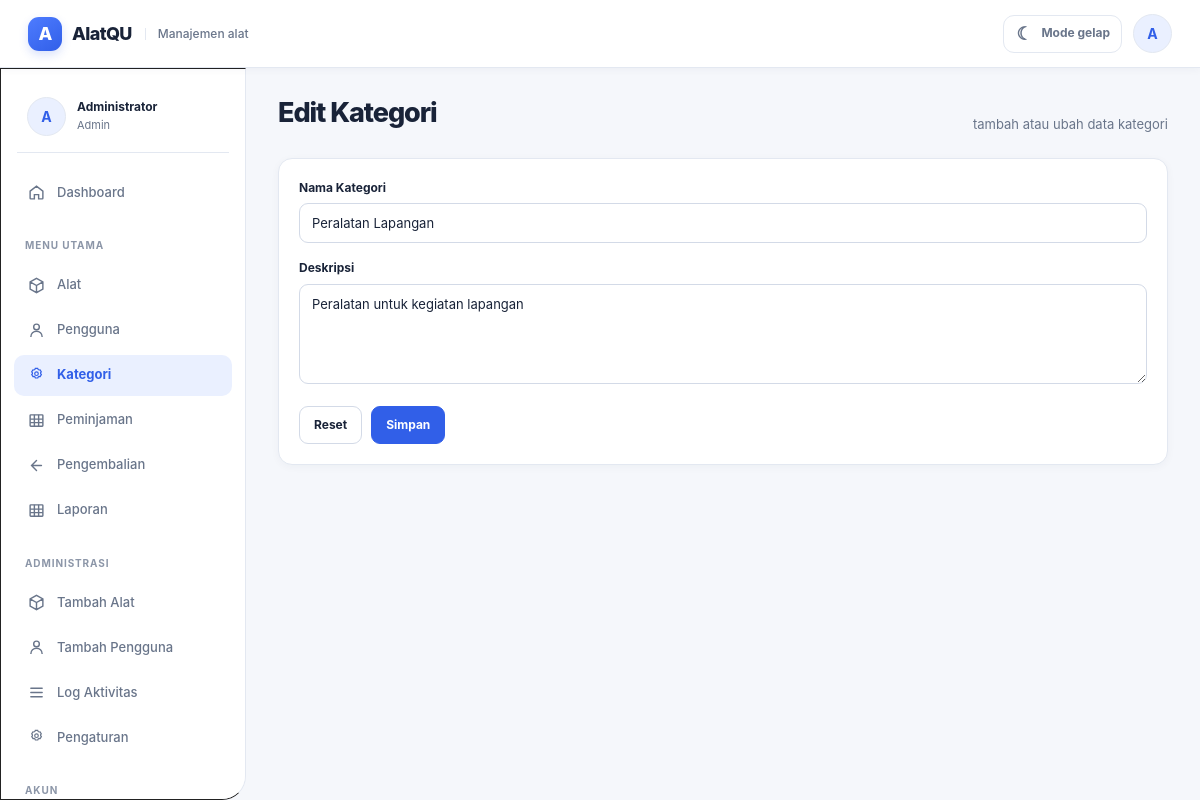
Screenshot of /index.php?route=kategori/edit/5 (signed in) with the database file from the repository.
### tables this page shows
CREATE TABLE kategori(
  id INT UNSIGNED AUTO_INCREMENT PRIMARY KEY,
  nama_kategori VARCHAR(100) NOT NULL UNIQUE,
  deskripsi TEXT,
  created_at TIMESTAMP DEFAULT CURRENT_TIMESTAMP,
  updated_at TIMESTAMP DEFAULT CURRENT_TIMESTAMP ON UPDATE CURRENT_TIMESTAMP
);

### controllers/KategoriController.php (called while the page is built, shortened)
<?php
require_once __DIR__ . '/../config/database.php';
require_once __DIR__ . '/../models/Kategori.php';
class KategoriController
{
    private $model;
    public function __construct()
    {
        $this->db = Database::getConnection();
        $this->model = new Kategori($this->db);
    }
    public function form($id = null)
    {
        $item = $id ? $this->model->find($id) : null;
        require __DIR__ . '/../views/kategori/' . ($id ? 'edit' : 'create') . '.php';
    }
}

### index.php (called while the page is built)
<?php
require __DIR__ . '/router.php';

### config/database.php (called while the page is built, shortened)
<?php
require_once __DIR__ . '/config.php';
class Database
{
    private static $pdo = null;
    public static function getConnection(): PDO
    {
        $dsn = 'mysql:host=' . DB_HOST . ';port=' . DB_PORT . ';dbname=' . DB_NAME . ';charset=utf8mb4';
        try {
            self::$pdo = new PDO($dsn, DB_USER, DB_PASS, array(
                PDO::ATTR_ERRMODE => PDO::ERRMODE_EXCEPTION,
                PDO::ATTR_DEFAULT_FETCH_MODE => PDO::FETCH_ASSOC,
                PDO::ATTR_EMULATE_PREPARES => false,
            ));
        } catch (PDOException $e) {
            error_log('[NambutApp] Database connection failed: ' . $e->getMessage());
            throw new RuntimeException(
                'Koneksi database gagal. Pastikan MySQL/MariaDB aktif, extension PDO MySQL tersedia, database peminjaman sudah diimpor, dan kredensial di config/database.local.php benar.'
            );
        }
        return self::$pdo;
    }
}

### models/Kategori.php (called while the page is built)
<?php
class Kategori { private $db; public function __construct(PDO $db) { $this->db = $db; } public function all():array{return $this->db->query('SELECT k.*,COUNT(a.id) jumlah_alat FROM kategori k LEFT JOIN alat a ON a.kategori_id=k.id GROUP BY k.id ORDER BY k.id DESC')->fetchAll();} public function find(int $id){$s=$this->db->prepare('SELECT * FROM kategori WHERE id=?');$s->execute([$id]);return $s->fetch()?:null;} public function create($n,$d):int{$s=$this->db->prepare('INSERT INTO kategori(nama_kategori,deskripsi) VALUES(?,?)');$s->execute([$n,$d]);return(int)$this->db->lastInsertId();} public function update(int $id,$n,$d){$s=$this->db->prepare('UPDATE kategori SET nama_kategori=?,deskripsi=? WHERE id=?');$s->execute([$n,$d,$id]);} public function delete(int $id){$s=$this->db->prepare('DELETE FROM kategori WHERE id=?');$s->execute([$id]);} }

### config/config.php (called while the page is built, shortened)
<?php
function e($value): string
{
    return htmlspecialchars((string)$value, ENT_QUOTES, 'UTF-8');
}

### views/kategori/edit.php (the view)
<?php $title='AlatQU';require __DIR__.'/../layouts/header.php';require __DIR__.'/../layouts/navbar.php';require __DIR__.'/../layouts/sidebar.php';?>
<main class="content">
<div class="page-head"><h1><?=isset($item)?'Edit':'Input'?> Kategori</h1><p>tambah atau ubah data kategori</p></div><?php if($error):?><div class="alert"><?=e($error)?></div><?php endif;?><form class="card form-card" method="post"><input type="hidden" name="_csrf" value="<?=csrf_token()?>"><div class="form-grid"><div class="field full"><label>Nama Kategori</label><input class="input" name="nama_kategori" value="<?=e($item['nama_kategori']??'')?>" required></div><div class="field full"><label>Deskripsi</label><textarea class="textarea" name="deskripsi"><?=e($item['deskripsi']??'')?></textarea></div></div><div class="form-actions"><button class="btn" type="reset">Reset</button><button class="btn btn-primary">Simpan</button></div></form>
</main><?php require __DIR__.'/../layouts/footer.php';?>

### assets/css/style.css (style rules this page uses)
:root { --primary:#2563EB;--secondary:#60A5FA;--white:#FFFFFF;--background:#EEF4FF;--success:#00BF63;--danger:#DD0606;--text:#101010;--border:#222;--shadow:0 12px 25px rgba(0,0,0,.14) }
* { box-sizing:border-box }
body { margin:0;font-family:"Trebuchet MS",Arial,sans-serif;background:var(--background);color:var(--text) }
.content { padding:102px 32px 40px 332px;min-height:100vh;overflow-x:hidden }
.page-head { margin-bottom:28px }
.page-head h1 { font-size:36px;margin:0 0 4px }
.page-head p { margin:0;font-size:18px }
.card { background:#fff;border:1.5px solid #222;border-radius:26px;box-shadow:var(--shadow);padding:24px }
.btn { display:inline-flex;align-items:center;justify-content:center;gap:8px;border:1.5px solid #222;border-radius:18px;padding:11px 22px;font-weight:800;cursor:pointer;background:#fff;font-size:15px }
.btn-primary { background:var(--primary);color:#fff }
.form-card { max-width:850px }
.form-grid { display:grid;grid-template-columns:1fr 1fr;gap:18px }
.field { display:flex;flex-direction:column;gap:8px }
.field.full { grid-column:1/-1 }
.field label { font-weight:800 }
.input,.select,.textarea { width:100%;border:1.5px solid #333;background:#fff;border-radius:18px;padding:14px 16px;font-size:16px;outline:none }
.textarea { min-height:120px;resize:vertical }
.form-actions { display:flex;gap:15px;margin-top:24px }

### assets/css/alatqu.css (style rules this page uses)
:root { color-scheme: light; --primary: #315fe8; --primary-hover: #244bc5; --primary-soft: #eaf0ff; --primary-contrast: #ffffff; --background: #f5f7fb; --surface: #ffffff; --surface-raised: #ffffff; --surface-muted: #f8faff; --text: #192338; --muted: #69758a; --subtle: #8c96a8; --border: #e3e8f1; --border-strong: #d3dae7; --success: #178454; --success-bg: #e9f8f0; --danger: #b42336; --danger-bg: #fff0f1; --warning: #96620a; --warning-bg: #fff7df; --shadow-sm: 0 2px 8px rgba(29, 45, 78, .04); --shadow-md: 0 12px 30px rgba(29, 45, 78, .07); --radius-sm: 9px; --radius-md: 14px; --radius-lg: 18px; }
* { box-sizing: border-box; }
html { min-height: 100%; background: var(--background); }
body { margin: 0; min-height: 100vh; background: var(--background); color: var(--text); font-family: Inter, -apple-system, BlinkMacSystemFont, "Segoe UI", Roboto, Arial, sans-serif; font-size: 14px; line-height: 1.55; -webkit-font-smoothing: antialiased; transition: background-color .18s ease, color .18s ease; }
button, input, select, textarea { font: inherit; }
button, a, label { -webkit-tap-highlight-color: transparent; }
.content { min-height: 100vh; overflow-x: hidden; padding: 96px 32px 42px 278px; }
.page-head { display: flex; align-items: flex-end; justify-content: space-between; gap: 16px; margin: 0 0 23px; }
.page-head h1 { margin: 0 0 4px; color: var(--text); font-size: 27px; line-height: 1.28; letter-spacing: -.04em; font-weight: 760; }
.page-head p { margin: 0; color: var(--muted); font-size: 13px; }
.card { min-width: 0; padding: 20px; background: var(--surface); border: 1px solid var(--border); border-radius: var(--radius-md); box-shadow: var(--shadow-sm); color: var(--text); transition: background-color .18s ease, border-color .18s ease; }
.btn { display: inline-flex; align-items: center; justify-content: center; gap: 7px; min-height: 38px; padding: 9px 14px; border: 1px solid var(--border-strong); border-radius: 9px; background: var(--surface); color: var(--text); font-size: 12px; font-weight: 680; line-height: 1.25; cursor: pointer; box-shadow: none; white-space: normal; transition: background .15s, border-color .15s, transform .15s, color .15s; }
.btn-primary { background: var(--primary); border-color: var(--primary); color: var(--primary-contrast); }
.form-actions { display: flex; flex-wrap: wrap; align-items: center; gap: 9px; margin-top: 22px; }
.form-card { max-width: 900px; }
.form-grid { display: grid; grid-template-columns: repeat(2, minmax(0, 1fr)); gap: 16px; }
.field { display: flex; flex-direction: column; gap: 6px; min-width: 0; }
.field.full { grid-column: 1 / -1; }
.field label { color: var(--text); font-size: 12px; font-weight: 680; }
.input, .select, .textarea { width: 100%; min-width: 0; padding: 10px 12px; border: 1px solid var(--border-strong); border-radius: 9px; background: var(--surface); color: var(--text); font-size: 13px; line-height: 1.4; outline: none; box-shadow: none; }
.input, .select { min-height: 40px; }
.textarea { min-height: 100px; resize: vertical; }
.input::placeholder, .textarea::placeholder { color: var(--subtle); }

### rows the page displays
kategori: nama_kategori "Peralatan Lapangan", deskripsi "Peralatan untuk kegiatan lapangan"

### other values shown
substr((string)(current_user()['nama'] ?? 'U'), 0, 1) "A"
substr((string)($navUser['nama'] ?? 'U'), 0, 1) "A"
$navUser['nama'] "Administrator"
$navUser['role'] "Admin"
